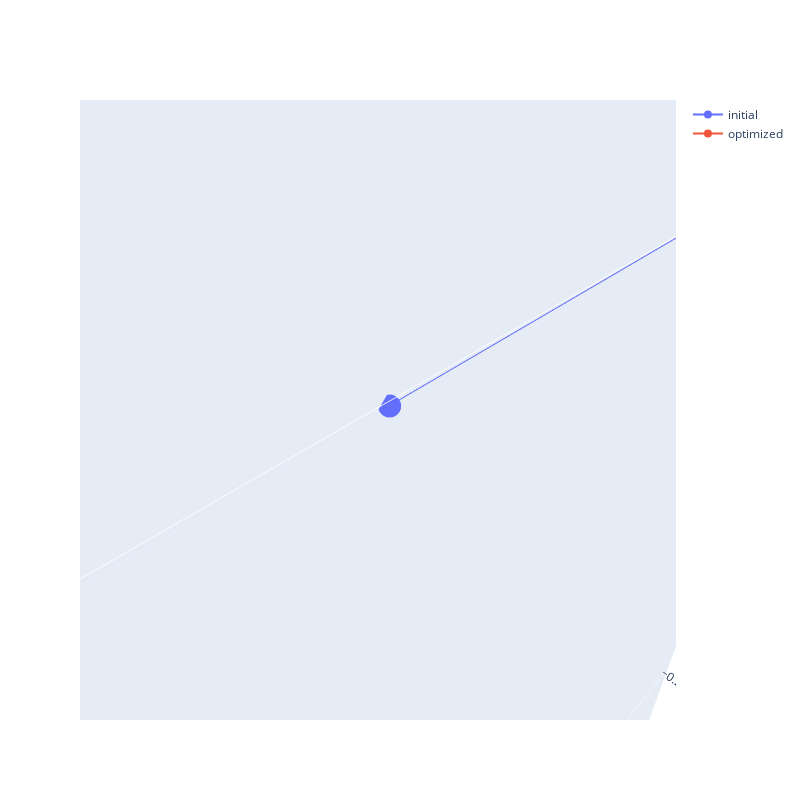

Here is the notebook cell this chart was saved with:
### Code cell
import plotly.graph_objects as go

robot_poses_initial = initial_poses
robot_t_initial = np.array([pose.t for pose in robot_poses_initial], dtype=np.float32)

robot_poses_optimized = result.optimized_values["poses"]
robot_t_optimized = np.array([pose.t for pose in robot_poses_optimized], dtype=np.float32)

fig = go.Figure()
fig.add_trace(go.Scatter3d(
    x = robot_t_initial[:, 0],
    y = robot_t_initial[:, 1],
    z = robot_t_initial[:, 2],
    name="initial"
))

fig.add_trace(go.Scatter3d(
    x = robot_t_optimized[:, 0],
    y = robot_t_optimized[:, 1],
    z = robot_t_optimized[:, 2],
     name="optimized"
))
fig.update_layout(width=800, height=800, scene_aspectmode="data")

### Figure 1 — Plotly figure (JSON) as saved in the notebook; plotly's stock layout.template omitted (floating-point values rounded to 4 significant figures)
{"data": [{"name": "initial", "type": "scatter3d", "x": [0, 0, 0.0765, 0.1545], "y": [0, 0, 0.0003085, -6.048e-06], "z": [0, 0, 0, 0]}, {"name": "optimized", "type": "scatter3d", "x": [3.469e-16, 6.938e-16, 0.025, 8.327e-16], "y": [9.755e-17, 1.951e-16, 0.0003108, 3.089e-17], "z": [0, 0, 0, 0]}], "layout": {"height": 800, "scene": {"aspectmode": "data", "aspectratio": {"x": 4.224, "y": 0.008661, "z": 27.34}, "camera": {"center": {"x": 0, "y": 0, "z": 0}, "eye": {"x": 0.6323, "y": 0.6323, "z": 0.6323}, "projection": {"type": "perspective"}, "up": {"x": 0, "y": 0, "z": 1}}}, "width": 800}}
